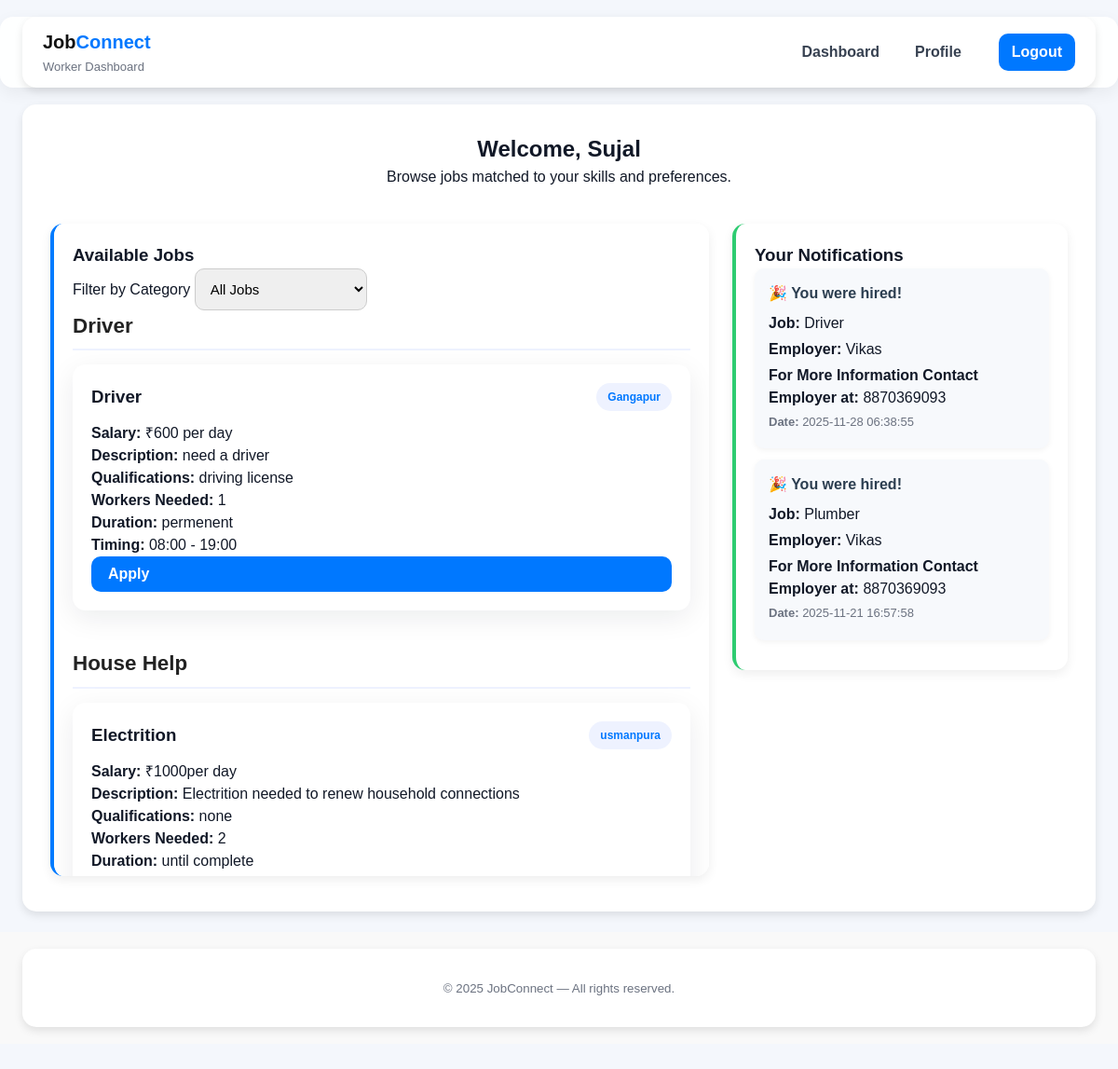
/worker (signed in), run on the app's committed database.
### tables this page shows
CREATE TABLE jobs (
    id INTEGER PRIMARY KEY AUTOINCREMENT,
    employer_id INTEGER NOT NULL,
    title TEXT NOT NULL,
    description TEXT,
    salary TEXT,
    location TEXT,
    qualifications TEXT,
    category TEXT NOT NULL,
    posted_on TIMESTAMP DEFAULT CURRENT_TIMESTAMP, start_time TEXT, end_time TEXT, duration TEXT, workers_needed INTEGER,
    FOREIGN KEY (employer_id) REFERENCES users (id)
);

CREATE TABLE hired_workers (
            id INTEGER PRIMARY KEY AUTOINCREMENT,
            job_id INTEGER,
            worker_id INTEGER,
            employer_id INTEGER,
            hired_at TIMESTAMP DEFAULT CURRENT_TIMESTAMP,
            FOREIGN KEY(job_id) REFERENCES jobs(id),
            FOREIGN KEY(worker_id) REFERENCES users(id),
            FOREIGN KEY(employer_id) REFERENCES users(id)
        );

CREATE TABLE users (
    id INTEGER PRIMARY KEY AUTOINCREMENT,
    name TEXT NOT NULL,
    email TEXT UNIQUE NOT NULL,
    password TEXT NOT NULL,
    role TEXT CHECK(role IN ('worker', 'employer')) NOT NULL
, is_verified INTEGER DEFAULT 0, adhar_no INTEGER (12), contact TEXT);

### app.py (the view)
@app.route("/worker")
def worker():
    if "user_id" not in session or session.get("role") != "worker":
        return redirect(url_for("login"))
    worker_id = session.get("user_id")
    with get_conn() as conn:
        rows = conn.execute("""
            SELECT
                category, id, title, description, salary, location, qualifications,
                workers_needed, duration, start_time, end_time
            FROM jobs
            ORDER BY category
        """).fetchall()
    jobs_by_category = {}
    for row in rows:
        cat = row['category'] or "Other"
        jobs_by_category.setdefault(cat, []).append({
            "id": row['id'],
            "title": row['title'],
            "description": row['description'],
            "salary": row['salary'],
            "location": row['location'],
            "qualifications": row['qualifications'],
            "workers_needed": row['workers_needed'],
            "duration": row['duration'],
            "start_time": row['start_time'],
            "end_time": row['end_time']
        })
    categories = sorted(jobs_by_category.keys())
    with get_conn() as conn:
        notifications = conn.execute("""
            SELECT
                h.hired_at AS hired_at,
                j.title AS job_title,
                u.name AS employer_name,
                u.contact AS employer_contact
            FROM hired_workers h
            INNER JOIN jobs j ON h.job_id = j.id
            INNER JOIN users u ON h.employer_id = u.id
            WHERE h.worker_id = ?
            ORDER BY h.hired_at DESC
        """, (worker_id,)).fetchall()
    return render_template(
        "worker.html",
        name=session.get("name"),
        user_id=worker_id,
        jobs=jobs_by_category,
        categories=categories,
        notifications=notifications
    )

### app.py (called while the page is built)
def get_conn():
    conn = sqlite3.connect(DB_PATH, timeout=10)
    conn.row_factory = sqlite3.Row
    return conn

### templates/worker.html (shortened to what this page needs)
<!DOCTYPE html>
<html lang="en">
<head>
  <link rel="stylesheet" href="{{ url_for('static', filename='css/style.css') }}">
</head>
<body>
<header class="topbar">
    <div class="container">
        <div class="brand">
            <div class="logo">Job<span>Connect</span></div>
            <div class="subtitle">Worker Dashboard</div>
        </div>
        <nav class="nav">
            <a href="{{ url_for('worker') }}" class="nav-link active">Dashboard</a>
            <a href="{{ url_for('worker_profile', user_id=user_id) }}" class="nav-link">Profile</a>
            <a href="{{ url_for('logout') }}" class="nav-cta">Logout</a>
        </nav>
    </div>
</header>
<main class="main container">
    <div class="dashboard-head">
        <h2>Welcome, {{ name }}</h2>
        <p>Browse jobs matched to your skills and preferences.</p>
    </div>
    <div class="two-window">
        <div class="window-box left-box">
            <h3>Available Jobs</h3>
            <label for="categorySelect" class="filter-label">Filter by Category</label>
            <select id="categorySelect" class="filter-select">
                <option value="all">All Jobs</option>
            </select>
            <section id="jobContainer">
                {% for category, jobs_list in jobs.items() %}
                <div class="job-section" data-category="{{ category }}">
                    <h4 class="section-title">{{ category }}</h4>
                    {% for job in jobs_list %}
                    <article class="job-card-modern">
                        <div class="job-head">
                            <h3>{{ job.title }}</h3>
                            <span class="pill">{{ job.location }}</span>
                        </div>
                        <p><strong>Salary:</strong> ₹{{ job.salary }}</p>
                        <p><strong>Description:</strong> {{ job.description }}</p>
                        <p><strong>Qualifications:</strong> {{ job.qualifications }}</p>
                        <p><strong>Workers Needed:</strong> {{ job.workers_needed }}</p>
                        <p><strong>Duration:</strong> {{ job.duration }}</p>
                        <p><strong>Timing:</strong> {{ job.start_time }} - {{ job.end_time }}</p>
                        <button class="btn primary full" onclick="applyJob('{{ job.id }}')">Apply</button>
                    </article>
                    {% endfor %}
                </div>
                {% endfor %}
            </section>
        </div>
        <div class="window-box right-box">
            <h3>Your Notifications</h3>
            {% if notifications %}
              {% for n in notifications %}
                <div class="notification-card">
                  <h4>🎉 You were hired!</h4>
                  <p><b>Job:</b> {{ n.job_title }}</p>
                  <p><b>Employer:</b> {{ n.employer_name }}</p>
                  <p><b>For More Information Contact Employer at:</b> {{ n.employer_contact }}</p>
                  <p class="muted small"><b>Date:</b> {{ n.hired_at }}</p>
                </div>
              {% endfor %}
            {% else %}
              <p class="muted">No hiring notifications yet.</p>
            {% endif %}
        </div>
    </div>
</main>
<footer class="footer">
    <div class="container">
        <small>© 2025 JobConnect — All rights reserved.</small>
    </div>
</footer>
</body>
</html>

### data on the page
jobs: category "Driver", title "Driver", location "Gangapur", salary "600 per day", description "need a driver", qualifications "driving license", workers_needed "1", duration "permenent", start_time "08:00", end_time "19:00"
jobs: category "House Help", title "Electrition", location "usmanpura", salary "1000per day", description "Electrition needed to renew household connections", qualifications "none", workers_needed "2", duration "until complete"
hired_workers: job_title "Driver", employer_name "Vikas", employer_contact "8870369093", hired_at "2025-11-28 06:38:55"
hired_workers: job_title "Plumber", employer_name "Vikas", employer_contact "8870369093", hired_at "2025-11-21 16:57:58"

### other printed values
{{ name }} "Sujal"
